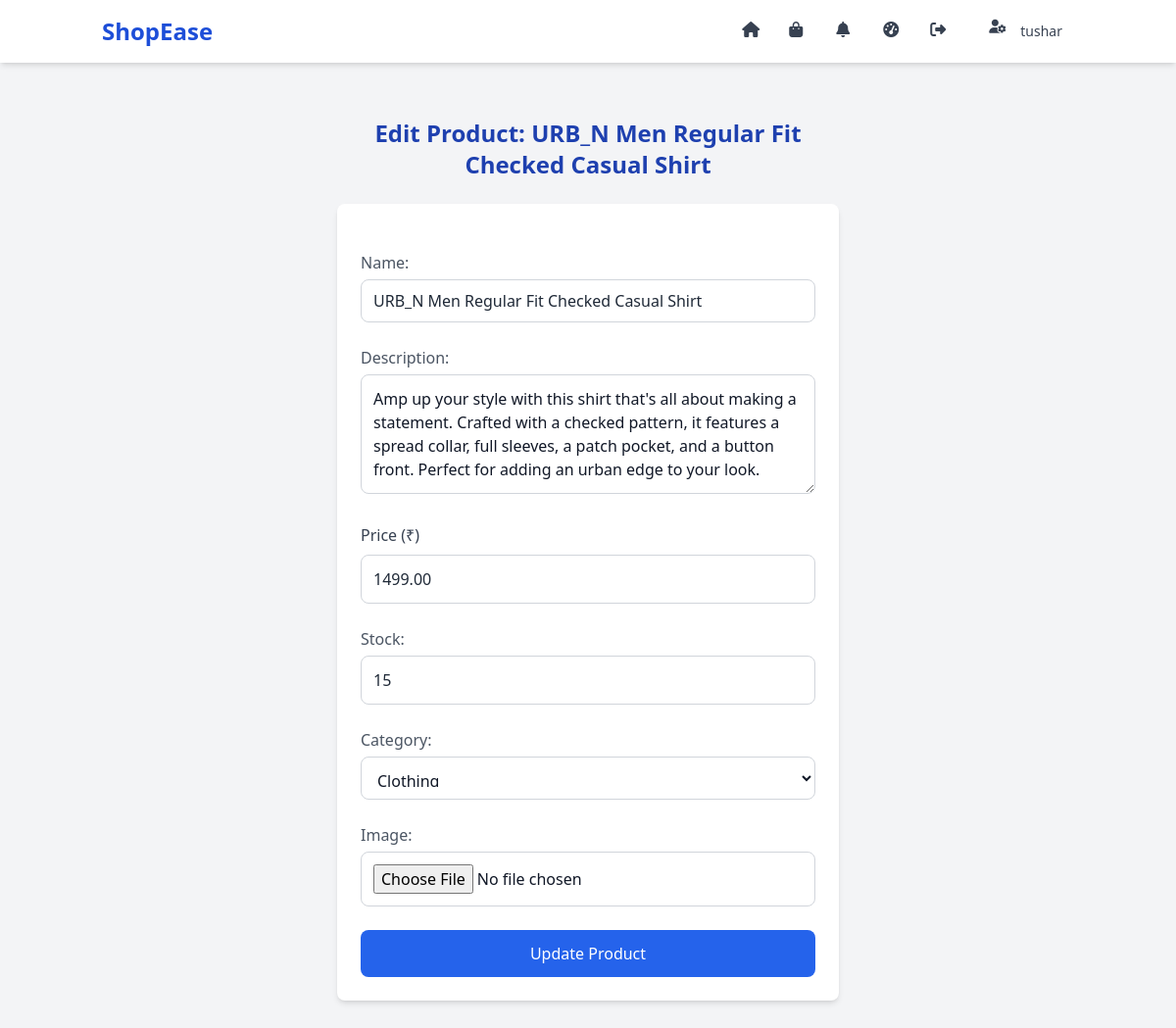
The page /seller/edit-product/1/ (signed in) on the database as committed earlier.
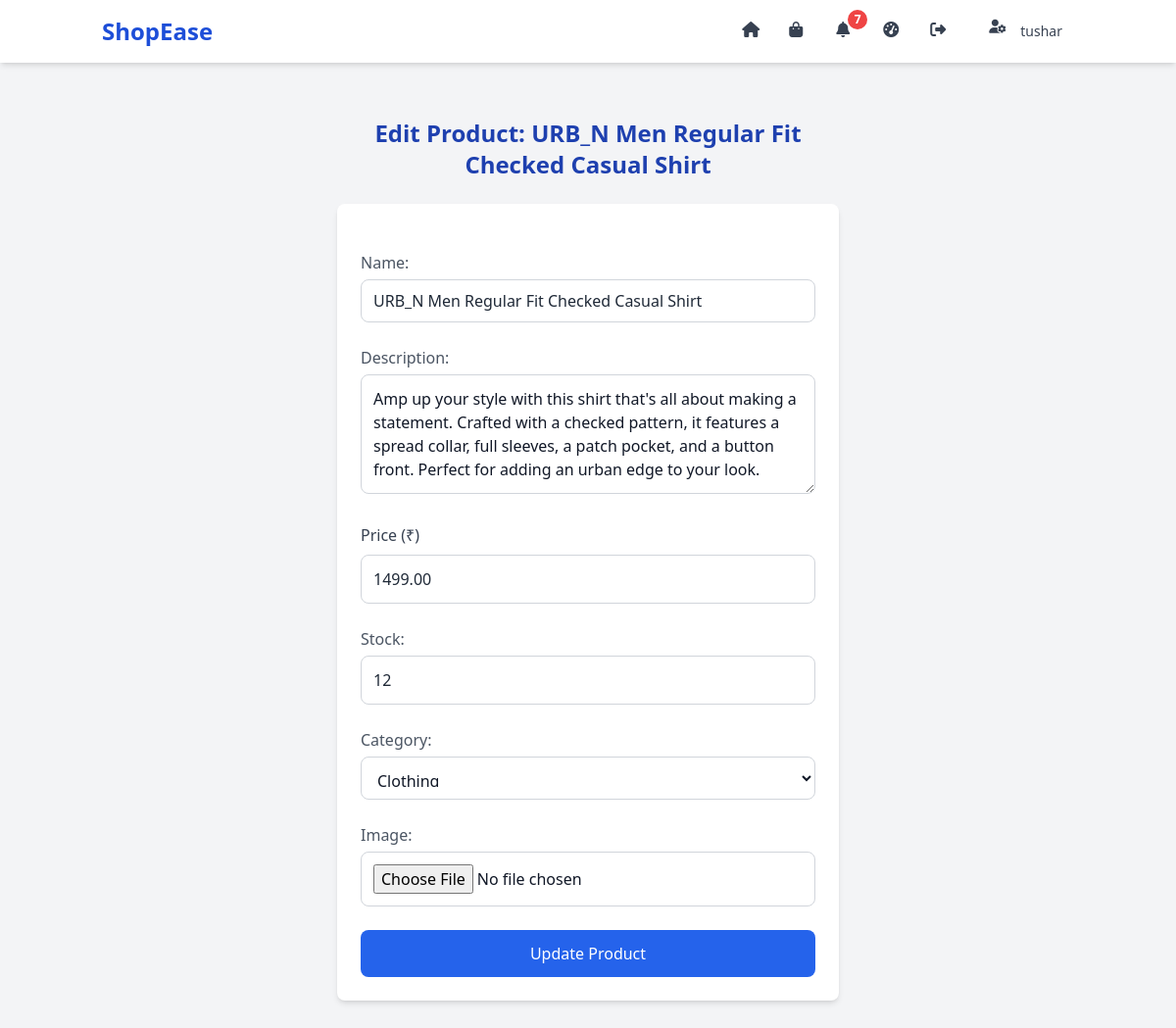
The same page on the database as committed later.
### core/models.py (models this page shows, shortened)
class Product(models.Model):
    seller = models.ForeignKey(
        settings.AUTH_USER_MODEL,
        on_delete=models.CASCADE,
        limit_choices_to={'role': 'seller'}  # Restrict to sellers only
    )
    name = models.CharField(max_length=200)
    description = models.TextField(blank=True)  # Made blank=True as in first version
    price = models.DecimalField(max_digits=10, decimal_places=2)
    stock = models.PositiveIntegerField(default=0)  # Default to 0 as in first version
    category = models.ForeignKey(Category, on_delete=models.SET_NULL, null=True)  # SET_NULL from first version
    image = models.ImageField(upload_to='products/', blank=True, null=True)
    created_at = models.DateTimeField(auto_now_add=True)  # Added from first version
    is_featured = models.BooleanField(default=False)

### core/views.py (the view)
# urls.py: path('seller/edit-product/<int:product_id>/', views.edit_product, name='edit_product'),
@login_required
def edit_product(request, product_id):
    if request.user.role != 'seller':
        messages.error(request, 'Only sellers can edit products.')
        return redirect('home')
    product = get_object_or_404(Product, id=product_id, seller=request.user)
    if request.method == 'POST':
        form = ProductForm(request.POST, request.FILES, instance=product)
        if form.is_valid():
            form.save()
            messages.success(request, 'Product updated successfully!')
            return redirect('seller_dashboard')
    else:
        form = ProductForm(instance=product)
    return render(request, 'edit_product.html', {'form': form, 'product': product})

### core/forms.py
class ProductForm(forms.ModelForm):
    class Meta:
        model = Product
        fields = ['name', 'description', 'price', 'stock', 'category', 'image']
        widgets = {
            'name': forms.TextInput(attrs={'placeholder': 'Enter product name', 'class': 'w-full p-3 border rounded-lg focus:border-blue-500 focus:outline-none'}),
            'description': forms.Textarea(attrs={'placeholder': 'Describe your product', 'rows': 4, 'class': 'w-full p-3 border rounded-lg focus:border-blue-500 focus:outline-none'}),
            'price': forms.NumberInput(attrs={'placeholder': 'Enter price in ₹ (e.g., 299.99)', 'step': '0.01', 'min': '0', 'class': 'w-full p-3 border rounded-lg focus:border-blue-500 focus:outline-none'}),
            'stock': forms.NumberInput(attrs={'placeholder': 'Enter stock quantity', 'min': '0', 'class': 'w-full p-3 border rounded-lg focus:border-blue-500 focus:outline-none'}),
            'category': forms.Select(attrs={'class': 'w-full p-3 border rounded-lg focus:border-blue-500 focus:outline-none'}),
            'image': forms.FileInput(attrs={'class': 'w-full p-3 border rounded-lg', 'accept': 'image/*'}),
        }

### templates/edit_product.html (shortened to what this page needs)
{% extends 'base.html' %}
{% block content %}
    <div class="max-w-lg mx-auto py-10">
        <h1 class="text-2xl font-bold text-center mb-6">Edit Product: {{ product.name }}</h1>
        <form method="post" enctype="multipart/form-data" class="space-y-6 bg-white p-6 rounded-lg shadow-md">
            {% for field in form %}
                <div class="form-field">
                    {% if field.name == 'price' %}
                        <label for="{{ field.id_for_label }}" class="block text-gray-700 font-medium mb-2">Price (₹)</label>
                    {% else %}
                        {{ field.label_tag }}
                    {% endif %}
                    {{ field }}
                </div>
            {% endfor %}
            <button type="submit" class="w-full bg-blue-600 text-white py-3 rounded-lg hover:bg-blue-700">Update Product</button>
        </form>
    </div>
{% endblock %}

### templates/base.html (shortened to what the changed rows need)
{% load static %}
<!DOCTYPE html>
<html lang="en">
<head>
    <script src="https://cdn.tailwindcss.com"></script>
    <link rel="stylesheet" href="{% static 'css/style.css' %}">
</head>
<body class="font-sans bg-gray-100 text-gray-900">
    <nav class="bg-white shadow-md fixed top-0 left-0 w-full z-50">
        <div class="container mx-auto px-4 py-3 flex items-center justify-between">
            <div class="hidden md:flex items-center space-x-6">
                {% if user.is_authenticated %}
                    {% if user.role == 'buyer' %}
                        <a href="{% url 'view_cart' %}" class="relative text-gray-700 hover:text-blue-700" title="Cart">
                            <i class="fas fa-shopping-cart w-6 h-6"></i>
                            {% with cart_items_count=user.cart.items.count %}
                                {% if cart_items_count > 0 %}
                                    <span class="absolute -top-2 -right-2 bg-red-500 text-white text-xs font-bold rounded-full h-5 w-5 flex items-center justify-center">{{ cart_items_count }}</span>
                                {% endif %}
                            {% endwith %}
                        </a>
                        <a href="{% url 'notifications' %}" class="relative text-gray-700 hover:text-blue-700" title="Notifications">
                            <i class="fas fa-bell w-6 h-6"></i>
                            {% if unread_notifications > 0 %}
                                <span class="absolute -top-2 -right-2 bg-red-500 text-white text-xs font-bold rounded-full h-5 w-5 flex items-center justify-center">{{ unread_notifications }}</span>
                            {% endif %}
                        </a>
                        <div class="relative flex items-center space-x-2">
                            <button id="dropdown-toggle" class="flex items-center text-gray-700 hover:text-blue-700 focus:outline-none">
                                {% if user.profile_picture %}
                                    <img src="{{ user.profile_picture.url }}" alt="Profile" class="w-8 h-8 rounded-full object-cover">
                                {% else %}
                                    <i class="fas fa-user w-6 h-6"></i>
                                {% endif %}
                                <span class="text-gray-700 font-medium">{{ user.username }}</span>
                            </button>
                            <div id="dropdown-menu" class="hidden absolute right-0 mt-2 w-48 bg-white rounded-md shadow-lg py-2 z-50 top-full">
                                <a href="{% url 'buyer_profile' %}" class="block px-4 py-2 text-sm text-gray-700 hover:bg-gray-100">Profile</a>
                                <a href="{% url 'order_history' %}" class="block px-4 py-2 text-sm text-gray-700 hover:bg-gray-100">Orders</a>
                                <a href="{% url 'logout' %}" class="block px-4 py-2 text-sm text-gray-700 hover:bg-gray-100">Logout</a>
                            </div>
                        </div>
                    {% elif user.role == 'seller' %}
                        <a href="{% url 'seller_notifications' %}" class="relative text-gray-700 hover:text-blue-700" title="Notifications">
                            <i class="fas fa-bell w-6 h-6"></i>
                            {% if unread_notifications > 0 %}
                                <span class="absolute -top-2 -right-2 bg-red-500 text-white text-xs font-bold rounded-full h-5 w-5 flex items-center justify-center">{{ unread_notifications }}</span>
                            {% endif %}
                        </a>
                    {% endif %}
                {% endif %}
            </div>
        </div>
    </nav>
    <div class="container mx-auto mt-20 px-4">
        {% block content %}{% endblock %}
    </div>
</body>
</html>

Rows that differ between the two databases and show on the page:
changed Product "URB_N Men Regular Fit Checked Casual Shirt": stock "15" → "12"
Other text that changed with them:
{{ unread_notifications }}: (not shown) → "7"
